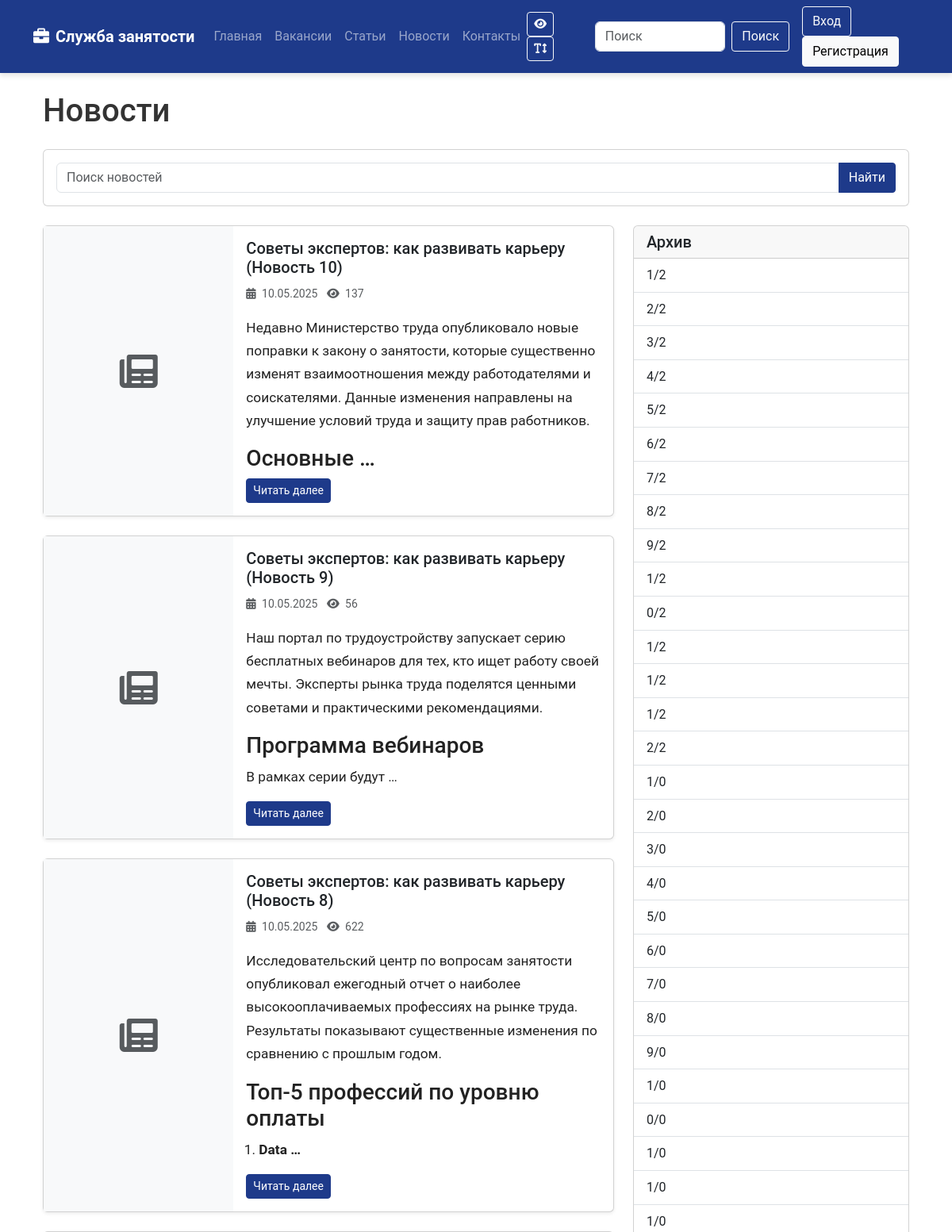
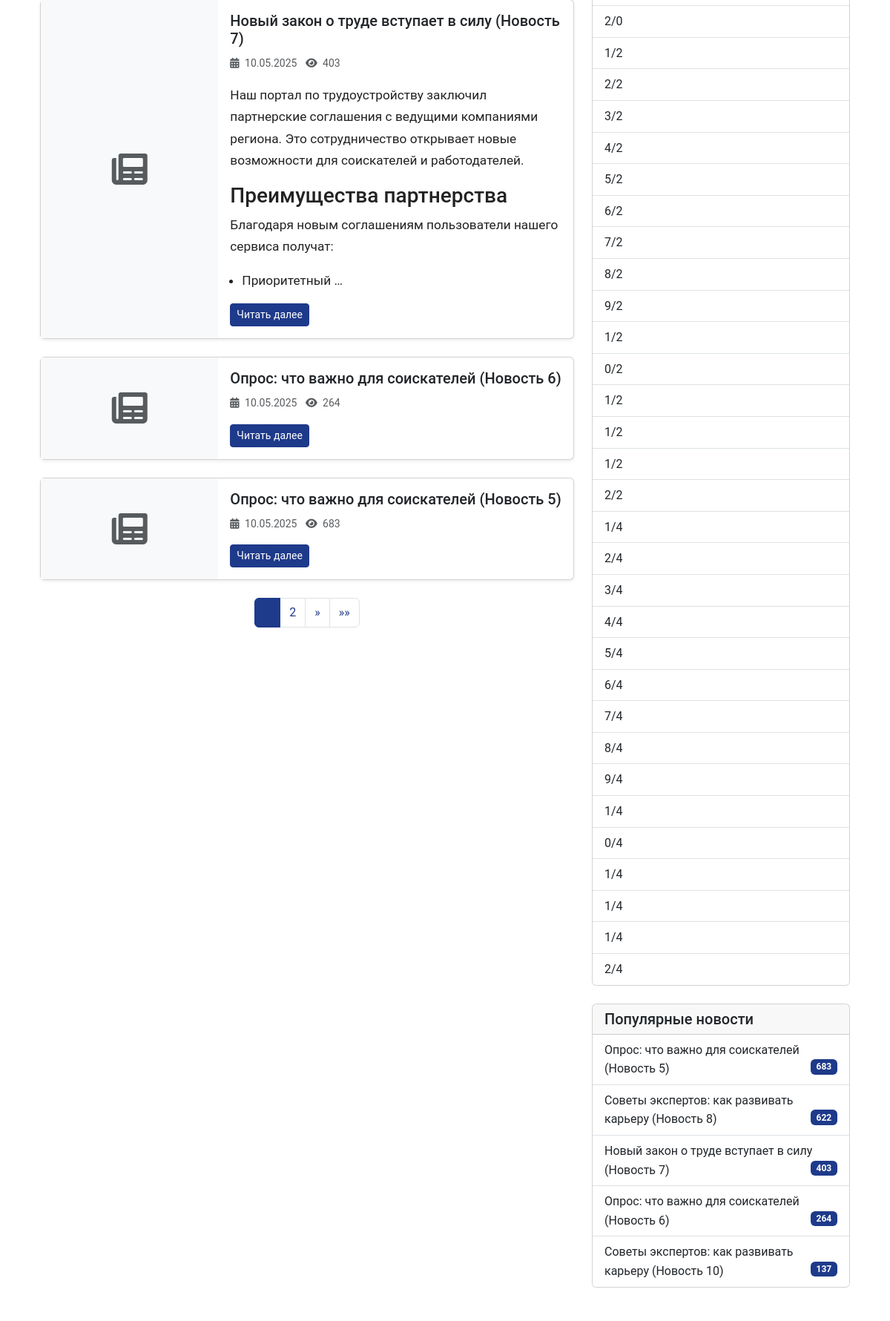
Page /news/ (upper part) on the committed database (2 pictures, top to bottom).
### core/models.py (models this page shows, shortened)
class News(models.Model):
    title = models.CharField(max_length=255, verbose_name='Заголовок')
    slug = models.SlugField(unique=True, verbose_name='URL')
    content = models.TextField(verbose_name='Содержание')
    image = models.ImageField(upload_to='news/', blank=True, null=True, verbose_name='Изображение')
    author = models.ForeignKey(User, on_delete=models.CASCADE, related_name='news', verbose_name='Автор')
    created_at = models.DateTimeField(auto_now_add=True, verbose_name='Дата создания')
    updated_at = models.DateTimeField(auto_now=True, verbose_name='Дата обновления')
    is_published = models.BooleanField(default=True, verbose_name='Опубликовано')
    views = models.PositiveIntegerField(default=0, verbose_name='Просмотры')
    class Meta:
        verbose_name = 'Новость'
        verbose_name_plural = 'Новости'
        ordering = ['-created_at']

### core/views.py (the view)
# urls.py: path('news/', views.NewsListView.as_view(), name='news_list'),
class NewsListView(ListView):
    model = News
    template_name = 'core/news_list.html'
    context_object_name = 'news_list'
    paginate_by = 6
    def get_queryset(self):
        queryset = News.objects.filter(is_published=True)
        q = self.request.GET.get('q')
        if q:
            queryset = queryset.filter(
                Q(title__icontains=q) | Q(content__icontains=q)
            )
        return queryset

### templates/core/news_list.html (shortened to what this page needs)
{% extends 'base.html' %}
{% block content %}
<div class="container">
    <h1 class="mb-4">Новости</h1>
    <div class="card mb-4">
        <div class="card-body">
            <form method="get" action="{% url 'core:news_list' %}">
                <div class="input-group">
                    <input type="text" name="q" class="form-control" placeholder="Поиск новостей" value="{{ request.GET.q }}">
                    <button class="btn btn-primary" type="submit">Найти</button>
                </div>
            </form>
        </div>
    </div>
    <div class="row">
        <div class="col-lg-8">
            {% for news_item in news_list %}
                <div class="card mb-4 shadow-sm">
                    <div class="row g-0">
                        <div class="col-md-4">
                            {% if news_item.image %}
                                <img src="{{ news_item.image.url }}" class="img-fluid rounded-start h-100 object-fit-cover" alt="{{ news_item.title }}">
                            {% else %}
                                <div class="bg-light h-100 d-flex align-items-center justify-content-center">
                                    <i class="fas fa-newspaper fa-3x text-muted"></i>
                                </div>
                            {% endif %}
                        </div>
                        <div class="col-md-8">
                            <div class="card-body">
                                <h5 class="card-title">{{ news_item.title }}</h5>
                                <p class="card-text text-muted">
                                    <small>
                                        <i class="fas fa-calendar-alt me-1"></i> {{ news_item.created_at|date:"d.m.Y" }}
                                        <i class="fas fa-eye ms-2 me-1"></i> {{ news_item.views }}
                                    </small>
                                </p>
                                <div class="card-text news-preview-text">{{ news_item.content|truncatewords_html:30|safe }}</div>
                                <a href="{% url 'core:news_detail' news_item.slug %}" class="btn btn-sm btn-primary">Читать далее</a>
                            </div>
                        </div>
                    </div>
                </div>
            {% endfor %}
            {% if is_paginated %}
                <nav aria-label="Page navigation">
                    <ul class="pagination justify-content-center">
                        {% for num in page_obj.paginator.page_range %}
                            {% if page_obj.number == num %}
                                <li class="page-item active">
                                    <span class="page-link">{{ num }}</span>
                                </li>
                            {% elif num > page_obj.number|add:'-3' and num < page_obj.number|add:'3' %}
                                <li class="page-item">
                                    <a class="page-link" href="?page={{ num }}{% if request.GET.q %}&q={{ request.GET.q }}{% endif %}">{{ num }}</a>
                                </li>
                            {% endif %}
                        {% endfor %}
                        {% if page_obj.has_next %}
                            <li class="page-item">
                                <a class="page-link" href="?page={{ page_obj.next_page_number }}{% if request.GET.q %}&q={{ request.GET.q }}{% endif %}" aria-label="Next">
                                    <span aria-hidden="true">&raquo;</span>
                                </a>
                            </li>
                            <li class="page-item">
                                <a class="page-link" href="?page={{ page_obj.paginator.num_pages }}{% if request.GET.q %}&q={{ request.GET.q }}{% endif %}" aria-label="Last">
                                    <span aria-hidden="true">&raquo;&raquo;</span>
                                </a>
                            </li>
                        {% endif %}
                    </ul>
                </nav>
            {% endif %}
        </div>
        <div class="col-lg-4">
            <div class="card mb-4">
                <div class="card-header">
                    <h5 class="card-title mb-0">Архив</h5>
                </div>
                <div class="list-group list-group-flush">
                    {% now "Y" as current_year %}
                    {% now "m" as current_month %}
                    {% for year in current_year|add:"-2"|add:"1"|make_list %}
                        {% for month in "123456789101112"|make_list %}
                            {% if year == current_year and month > current_month %}
                            {% else %}
                                <a href="?year={{ year }}&month={{ month }}" class="list-group-item list-group-item-action">
                                    {{ month }}/{{ year }}
                                </a>
                            {% endif %}
                        {% endfor %}
                    {% endfor %}
                </div>
            </div>
            <div class="card mb-4">
                <div class="card-header">
                    <h5 class="card-title mb-0">Популярные новости</h5>
                </div>
                <div class="list-group list-group-flush">
                    {% for popular_news in news_list|dictsortreversed:"views"|slice:":5" %}
                        <a href="{% url 'core:news_detail' popular_news.slug %}" class="list-group-item list-group-item-action">
                            {{ popular_news.title }}
                            <span class="badge bg-primary float-end">{{ popular_news.views }}</span>
                        </a>
                    {% empty %}
                        <div class="list-group-item">Нет новостей</div>
                    {% endfor %}
                </div>
            </div>
        </div>
    </div>
</div>
{% endblock %}

### static/css/style.css (style rules this page uses)
body { font-family: 'Roboto', Arial, sans-serif; color: #333; line-height: 1.6; }
html, body { height: 100%; }
a { text-decoration: none; color: #1e3a8a; transition: color 0.3s; }
.pagination .page-item.active .page-link { background-color: #1e3a8a; border-color: #1e3a8a; }
.pagination .page-link { color: #1e3a8a; }
.btn { border-radius: 0.25rem; transition: all 0.3s; }
.btn-primary { background-color: #1e3a8a; border-color: #1e3a8a; }
.bg-primary { background-color: #1e3a8a !important; }
.fa-3x { transition: transform 0.3s; }
.news-preview-text { line-height: 1.7; margin-bottom: 0.5rem; color: #222; font-size: 1.08rem; }
.news-preview-text ul, .news-preview-text ol { padding-left: 1rem; }

### rows in the picture
News: title "Советы экспертов: как развивать карьеру (Новость 10)", created_at "10.05.2025", views "137", content "Недавно Министерство труда опубликовало новые поправки к закону о занятости, которые существенно изменят взаимоотношения между работодателями и соискателями. Данные изменения направлены на улучшение условий труда и защиту прав работников. Основные …"
News: title "Советы экспертов: как развивать карьеру (Новость 9)", created_at "10.05.2025", views "56", content "Наш портал по трудоустройству запускает серию бесплатных вебинаров для тех, кто ищет работу своей мечты. Эксперты рынка труда поделятся ценными советами и практическими рекомендациями. Программа вебинаров В рамках серии будут …"
News: title "Советы экспертов: как развивать карьеру (Новость 8)", created_at "10.05.2025", views "622", content "Исследовательский центр по вопросам занятости опубликовал ежегодный отчет о наиболее высокооплачиваемых профессиях на рынке труда. Результаты показывают существенные изменения по сравнению с прошлым годом. Топ-5 профессий по уровню оплаты Data …"
News: title "Новый закон о труде вступает в силу (Новость 7)", created_at "10.05.2025", views "403", content "Наш портал по трудоустройству заключил партнерские соглашения с ведущими компаниями региона. Это сотрудничество открывает новые возможности для соискателей и работодателей. Преимущества партнерства Благодаря новым соглашениям пользователи нашего сервиса получат: Приоритетный …"
News: title "Опрос: что важно для соискателей (Новость 6)", created_at "10.05.2025", views "264"
News: title "Опрос: что важно для соискателей (Новость 5)", created_at "10.05.2025", views "683"

### other values in the picture
{{ num }} "2"
{{ month }} "1" "2" "3" "4" "5" "6" "7" "8" "9" "1" "0" "1" "1" "1" "2" "1" "2" "3" "4" "5" "6" "7" "8" "9" "1" "0" "1" "1" "1" "2" "1" "2" "3" "4" "5" "6" "7" "8" "9" "1" "0" "1" "1" "1" "2" "1" "2" "3" "4" "5" "6" "7" "8" "9" "1" "0" "1" "1" "1" "2"
{{ year }} "2" "2" "2" "2" "2" "2" "2" "2" "2" "2" "2" "2" "2" "2" "2" "0" "0" "0" "0" "0" "0" "0" "0" "0" "0" "0" "0" "0" "0" "0" "2" "2" "2" "2" "2" "2" "2" "2" "2" "2" "2" "2" "2" "2" "2" "4" "4" "4" "4" "4" "4" "4" "4" "4" "4" "4" "4" "4" "4" "4"
